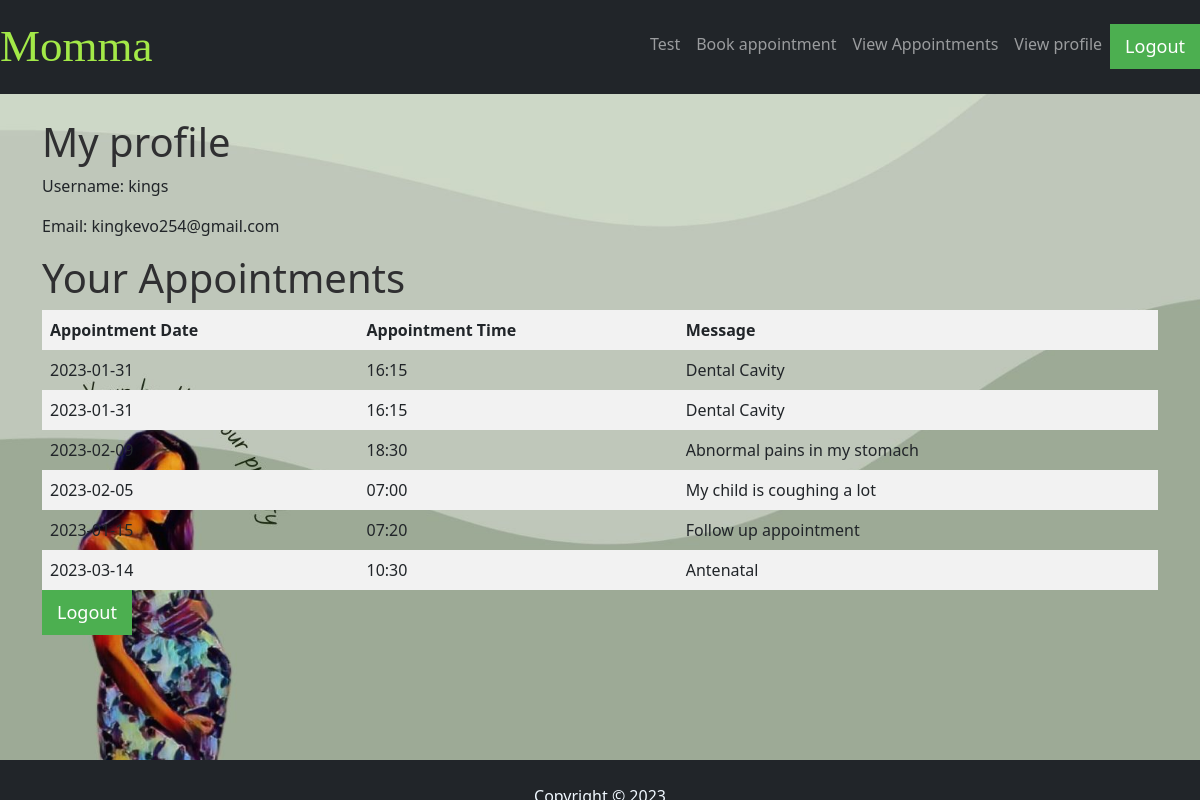
The app's page /profile (signed in) with its own data.
### index/models.py (models this page shows, shortened)
class User(db.Model):
    id = db.Column(db.Integer, primary_key=True)
    username = db.Column(db.String(80), unique=True, nullable=False)
    email = db.Column(db.String(120), unique=True, nullable=False)
    password = db.Column(db.String(120), nullable=False)
    appointments = db.relationship('Appointment', backref='user', lazy=True)

class Appointment(db.Model):
    id = db.Column(db.Integer, primary_key=True)
    name = db.Column(db.String(50), nullable=False)
    email = db.Column(db.String(120), nullable=False)
    date = db.Column(db.String(20), nullable=False)
    time = db.Column(db.String(20), nullable=False)
    message = db.Column(db.Text, nullable=False)
    user_id = db.Column(db.Integer, db.ForeignKey('user.id'), nullable=False)

### index/routes.py (the view)
@app.route("/profile")
def view_profile():
    check_authentication()
    username = session['username']
    user = User.query.filter_by(username=username).first()
    appointments = Appointment.query.filter_by(user_id=user.id)
    return render_template("profile.html", user=user, appointments=appointments)

### index/routes.py (called while the page is built)
def check_authentication():
    if not session.get("logged_in"):
        return redirect(url_for("log_in"))

### index/templates/profile.html
{% extends 'main.html' %}
{% block content %}
<div class="profile">
    <h1>My profile</h1>
    <div class="user-info">
        <p>Username: {{user.username}}</p>
        <p>Email: {{ user.email }}</p>
        <div>
            <h1>Your Appointments</h1>
            <table>
                <thead>
                    <tr>
                        <th>Appointment Date</th>
                        <th>Appointment Time</th>
                        <th>Message</th>
                    </tr>
                </thead>
                <tbody>
                    {% for appointment in appointments %}
                    <tr>
                        <td>{{ appointment.date }}</td>
                        <td>{{ appointment.time }}</td>
                        <td>{{ appointment.message }}</td>
                    </tr>
                    {% endfor %}
                </tbody>
            </table>
        </div>
    </div>
</div>
<a href="{{url_for('logout')}}" onclick="return confirm('Are you sure you want to logout?');">
    <button class="logout-button logout-button:hover">Logout</button>
</a>
{% endblock content %}

### index/static/css/static.css (style rules this page uses)
h1 { font-size: 20px; color: rgb(47, 47, 49); font-weight: bold; }
.logout-button { background-color: #4CAF50; color: white; padding: 9px 15px; margin: 0px 0; border: none; cursor: pointer; font-size: 18px; }
table { width: 100%; border-collapse: collapse; }
th, td { border: 1px solid #dddddd; padding: 8px; text-align: left; }
th { background-color: #f2f2f2; font-weight: bold; }
tr:nth-child(even) { background-color: #f2f2f2; }

### records on screen
User: username "kings", email "kingkevo254@gmail.com"
Appointment: date "2023-01-31", time "16:15", message "Dental Cavity"
Appointment: date "2023-01-31", time "16:15", message "Dental Cavity"
Appointment: date "2023-02-09", time "18:30", message "Abnormal pains in my stomach"
Appointment: date "2023-02-05", time "07:00", message "My child is coughing a lot"
Appointment: date "2023-01-15", time "07:20", message "Follow up appointment"
Appointment: date "2023-03-14", time "10:30", message "Antenatal"
